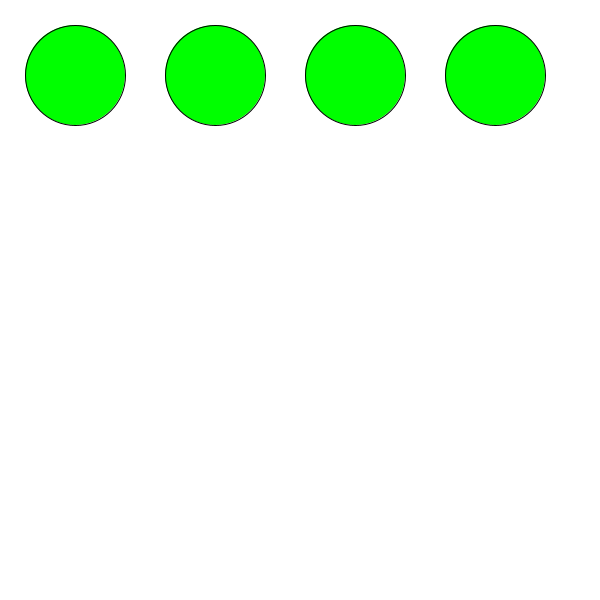
Frame 1 (no input)
Frame 60 (the mouse pressed at the canvas centre just before this capture): identical to frame 1, image omitted
Frame 120 (the mouse held since frame 60 and released just before this capture): identical to frame 1, image omitted

The Processing sketch that drew this single still picture (run headless with seeded random() and noise(); from frame 60 on, the mouse is pressed at the canvas centre):

// Processing sketch: sketch_HW_StringArray
// ── sketch_HW_StringArray.pde
int xPos, yPos, size; 
String [] words = {"grapes", "cherries", "pie", "goblins"};

void setup() {
  size(600, 600);
  xPos = width/8; 
  yPos = height/8; 
  size = 100; 
  textSize(30);
  textAlign(CENTER);
}

void draw() {
  background(255);
  for(int i = xPos; i < width; i+= 140){
    if (dist(i, yPos, mouseX, mouseY)<size/2) {
      fill(255, 0, 0);
      //text(words[2], width/2, height/2);
           } else {
       fill(0, 255, 0);
          }
    ellipse(i, yPos, size, size);
            }
    displayText();
  
}

void displayText(){
  for(int i = xPos; i < width; i+= 140){
    if (dist(xPos, yPos, mouseX, mouseY)<size/2) {
                  text(words[0], width/2, height/2);
        } else if (dist(xPos + 140, yPos, mouseX, mouseY)< size/2){
                  text(words[1], width/2, height/2);
        } else if (dist(xPos + 280, yPos, mouseX, mouseY)< size/2){
                  text(words[2], width/2, height/2);
        } else if (dist(xPos + 420, yPos, mouseX, mouseY)< size/2){
                  text(words[3], width/2, height/2);
        } 
  
}
}
